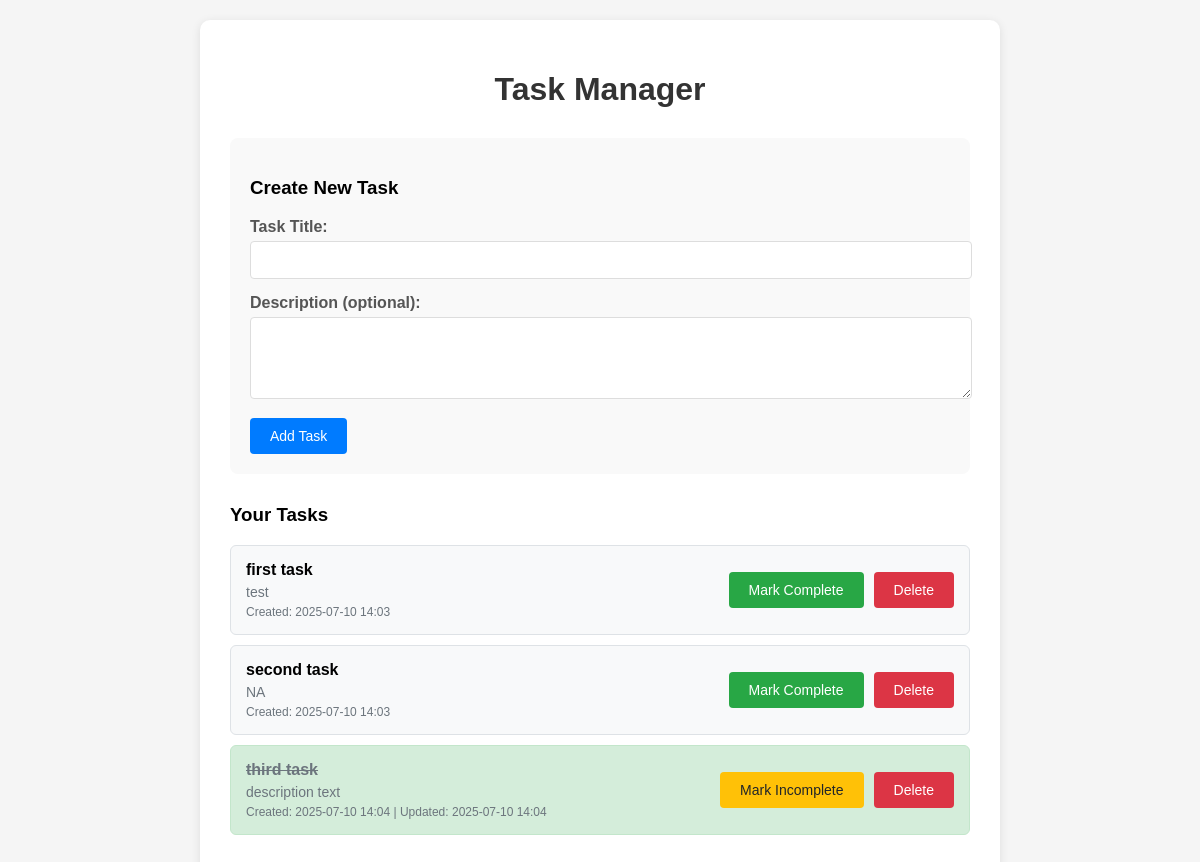
The page / on the database its author committed.
### app.py (models this page shows)
class TaskModel(Base):
    __tablename__ = "tasks"
    id = Column(Integer, primary_key=True, index=True)
    title = Column(String, nullable=False)
    description = Column(String, nullable=True)
    completed = Column(Boolean, default=False)
    created_at = Column(DateTime, default=datetime.utcnow)
    updated_at = Column(DateTime, default=datetime.utcnow, onupdate=datetime.utcnow)

### app.py (the view)
@app.get("/", response_class=HTMLResponse)
async def home(request: Request, db: Session = Depends(get_db)):
    tasks = db.query(TaskModel).all()
    return templates.TemplateResponse("index.html", {"request": request, "tasks": tasks})

### templates/index.html (shortened to what this page needs)
<!DOCTYPE html>
<html lang="en">
<head>
</head>
<body>
    <div class="container">
        <h1>Task Manager</h1>
        <div class="task-form">
            <h3>Create New Task</h3>
            <form action="/tasks/create" method="post">
                <div class="form-group">
                    <label for="title">Task Title:</label>
                    <input type="text" id="title" name="title" required>
                </div>
                <div class="form-group">
                    <label for="description">Description (optional):</label>
                    <textarea id="description" name="description"></textarea>
                </div>
                <button type="submit" class="btn">Add Task</button>
            </form>
        </div>
        <div class="task-list">
            <h3>Your Tasks</h3>
            {% if tasks %}
                {% for task in tasks %}
                <div class="task-item {% if task.completed %}completed{% endif %}">
                    <div class="task-content">
                        <div class="task-title {% if task.completed %}completed{% endif %}">
                            {{ task.title }}
                        </div>
                        {% if task.description %}
                        <div class="task-description">{{ task.description }}</div>
                        {% endif %}
                        <div class="task-meta">
                            Created: {{ task.created_at.strftime('%Y-%m-%d %H:%M') }}
                            {% if task.updated_at != task.created_at %}
                            | Updated: {{ task.updated_at.strftime('%Y-%m-%d %H:%M') }}
                            {% endif %}
                        </div>
                    </div>
                    <div class="task-actions">
                        <form action="/tasks/{{ task.id }}/toggle" method="post" style="display: inline;">
                            {% if task.completed %}
                            <button type="submit" class="btn btn-warning">Mark Incomplete</button>
                            {% else %}
                            <button type="submit" class="btn btn-success">Mark Complete</button>
                            {% endif %}
                        </form>
                        <form action="/tasks/{{ task.id }}/delete" method="post" style="display: inline;">
                            <button type="submit" class="btn btn-danger" onclick="return confirm('Are you sure you want to delete this task?')">Delete</button>
                        </form>
                    </div>
                </div>
                {% endfor %}
            {% else %}
                <div class="no-tasks">
                    No tasks yet. Create your first task above!
                </div>
            {% endif %}
        </div>
    </div>
</body>
</html>

### templates/index.html (style rules this page uses)
body { font-family: Arial, sans-serif; max-width: 800px; margin: 0 auto; padding: 20px; background-color: #f5f5f5; }
.container { background-color: white; padding: 30px; border-radius: 10px; box-shadow: 0 2px 10px rgba(0,0,0,0.1); }
h1 { color: #333; text-align: center; margin-bottom: 30px; }
.task-form { background-color: #f9f9f9; padding: 20px; border-radius: 8px; margin-bottom: 30px; }
.form-group { margin-bottom: 15px; }
label { display: block; margin-bottom: 5px; font-weight: bold; color: #555; }
input[type="text"], textarea { width: 100%; padding: 10px; border: 1px solid #ddd; border-radius: 4px; font-size: 14px; }
textarea { height: 60px; resize: vertical; }
.btn { background-color: #007bff; color: white; padding: 10px 20px; border: none; border-radius: 4px; cursor: pointer; font-size: 14px; text-decoration: none; display: inline-block; }
.btn-success { background-color: #28a745; }
.btn-danger { background-color: #dc3545; }
.btn-warning { background-color: #ffc107; color: #212529; }
.task-list { margin-top: 20px; }
.task-item { background-color: #f8f9fa; border: 1px solid #dee2e6; border-radius: 6px; padding: 15px; margin-bottom: 10px; display: flex; justify-content: space-between; align-items: center; }
.task-item.completed { background-color: #d4edda; border-color: #c3e6cb; }
.task-content { flex-grow: 1; }
.task-title { font-weight: bold; margin-bottom: 5px; }
.task-title.completed { text-decoration: line-through; color: #6c757d; }
.task-description { color: #6c757d; font-size: 14px; }
.task-actions { display: flex; gap: 10px; }
.task-meta { font-size: 12px; color: #6c757d; margin-top: 5px; }

### rows shown on the page
TaskModel: title "first task", description "test", created_at "2025-07-10 14:03", completed "Mark Complete"
TaskModel: title "second task", description "NA", created_at "2025-07-10 14:03", completed "Mark Complete"
TaskModel: title "third task", description "description text", created_at "2025-07-10 14:04", updated_at "2025-07-10 14:04", completed "Mark Incomplete"
